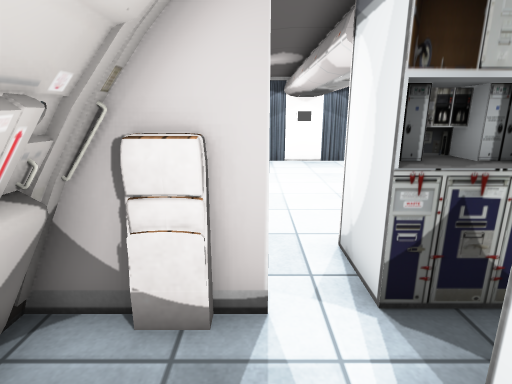
view 1 (above)

14 first-person views from a walk through a scene from a Unity 3-D project. The camera is 1.4 m above the floor, tilts 14° down and sees 80° across. The floor is counted in squares, 0.5 m on a side. Each view is taken from the middle of a square. On the plan, view 1 faces up. The plan holds only what a view shows up to about 20 squares ahead; the rest is blank. The place goes on beyond the plan. The player character is not drawn. Some animated figures are left out. Some surface patterns are stand-ins.

view 2
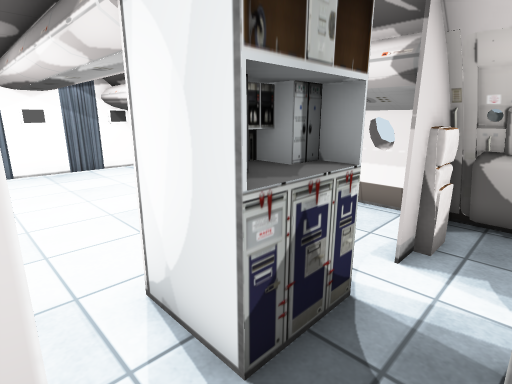

view 3
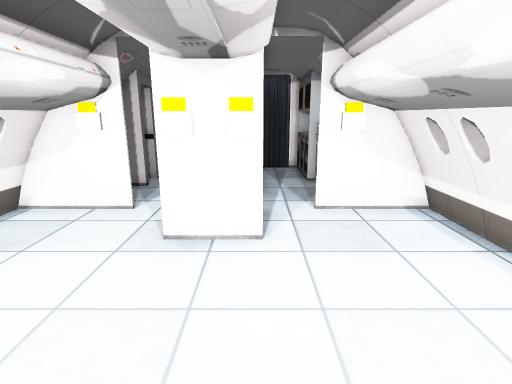

view 4
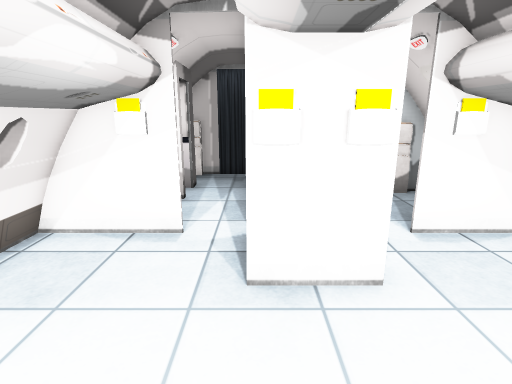

view 5
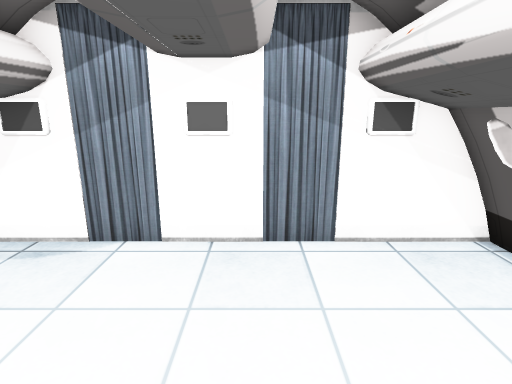

view 6
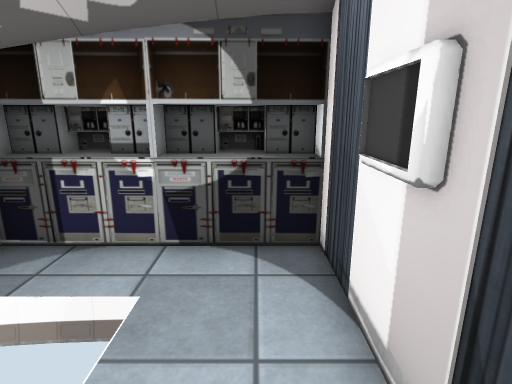

view 7
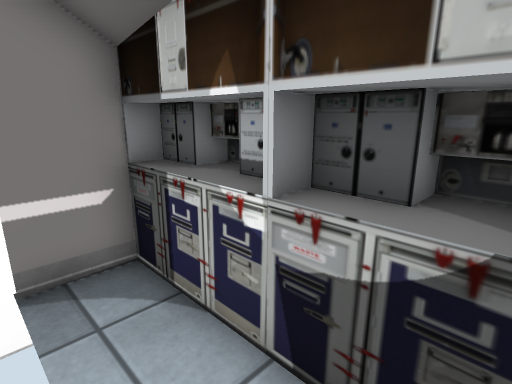

view 8
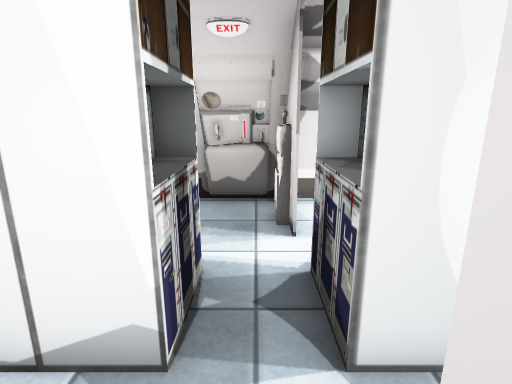

view 9
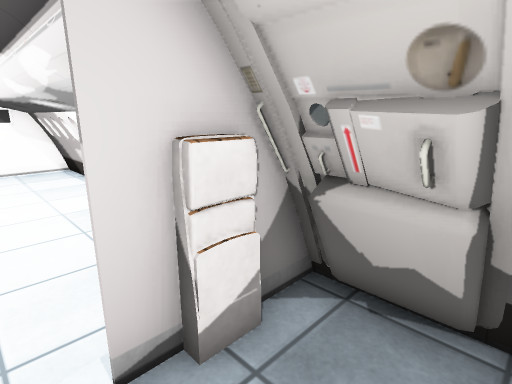

view 10
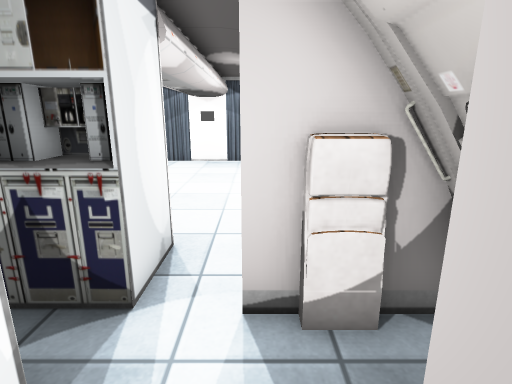

view 11
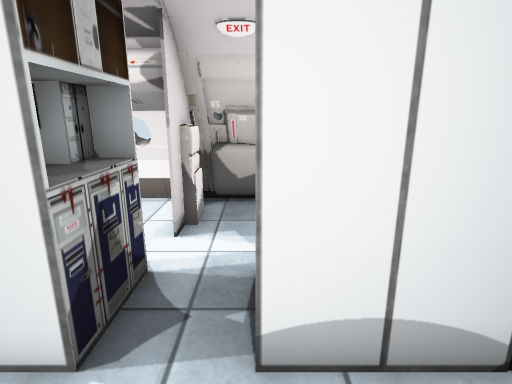

view 12
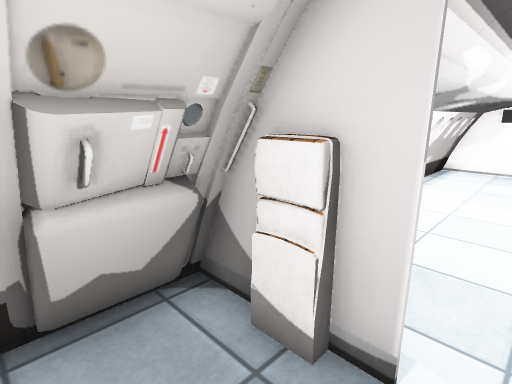

view 13
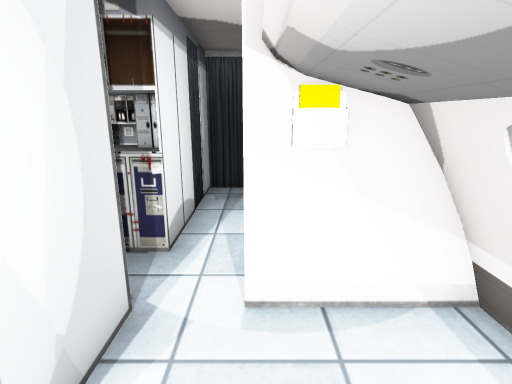

view 14
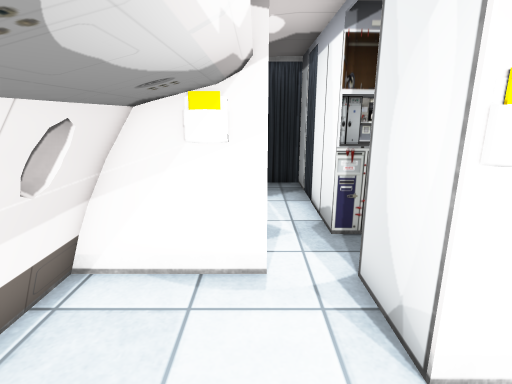

### Floor plan
Key: @ floor where view 1 was taken; # wall or solid block; . floor; = window, fence, low wall or low ledge; C curtain.
Columns run from 3 left of view 1 to 9 right of it. Each row starts with its distance up from view 1.
 27        ####
 26         .=#
 25         .=#
 24         .=#
 23         .=#
 22       ...=#
 21    .  ...=#
 20   ##C###C=#
 19    .......
 18    .......
 17    .......
 16    .......
 15    .......
 14    .......
 13    .......
 12    .......
 11    .......
 10    .......
  9    .......
  8    .......
  7    .......
  6    ..###..
  5  # ..###.. #
  4 ####.#=#.####
  3 #=.........=#
  2 ##...#=#...##
  1 ##...###..###
  0  ##@.###..#
 -1   ==.# #..#
 -2   #=.# #..#
 -3    =.# #...

Where each view was taken, in squares from view 1:
view 1: 0 up, 0 right, facing up
view 2: 2 up, 0 right, facing up-right
view 3: 13 up, 2 right, facing down
view 4: 11 up, 4 right, facing down
view 5: 13 up, 4 right, facing up
view 6: 21 up, 0 right, facing right
view 7: 21 up, 4 right, facing up-right
view 8: 3 up, 7 right, facing left
view 9: 1 up, 5 right, facing up-right
view 10: 0 up, 6 right, facing up
view 11: 2 up, 1 left, facing right
view 12: 1 up, 1 right, facing up-left
view 13: 8 up, 0 right, facing down
view 14: 9 up, 6 right, facing down
